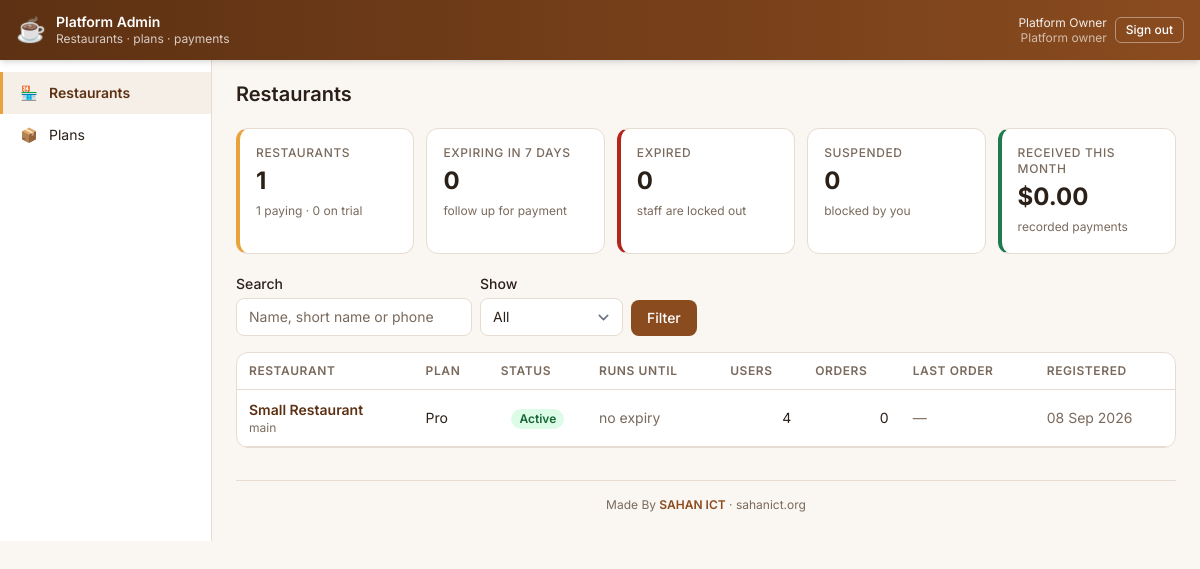
/platform/index.php (signed in), run on the app's committed database.
### tables this page shows
CREATE TABLE companies (
  id            INT UNSIGNED NOT NULL AUTO_INCREMENT PRIMARY KEY,
  name          VARCHAR(100) NOT NULL,
  slug          VARCHAR(40)  NOT NULL,
  phone         VARCHAR(40)  NULL,
  email         VARCHAR(120) NULL,
  plan_id       INT UNSIGNED NOT NULL,
   
  status        ENUM('trial','active','suspended') NOT NULL DEFAULT 'trial',
  trial_ends_at DATE         NULL,
  paid_until    DATE         NULL,
   
  order_seq     INT UNSIGNED NOT NULL DEFAULT 0,
  created_at    DATETIME     NOT NULL DEFAULT CURRENT_TIMESTAMP,
  UNIQUE KEY uq_companies_slug (slug),
  CONSTRAINT fk_companies_plan FOREIGN KEY (plan_id) REFERENCES plans(id) ON DELETE RESTRICT
);

CREATE TABLE plans (
  id             INT UNSIGNED NOT NULL AUTO_INCREMENT PRIMARY KEY,
  name           VARCHAR(50)  NOT NULL,
  price_month    DECIMAL(10,2) NOT NULL DEFAULT 0.00,
   
  max_users      INT UNSIGNED NULL,
  max_menu_items INT UNSIGNED NULL,
  is_active      TINYINT(1)   NOT NULL DEFAULT 1,
  sort_order     INT          NOT NULL DEFAULT 0
);

### core/helper_functions.php (called while the page is built, shortened)
<?php
function e(mixed $value): string
{
    return htmlspecialchars((string)$value, ENT_QUOTES | ENT_SUBSTITUTE, 'UTF-8');
}
function dt(?string $sqlDateTime, string $format = 'd M Y, g:i A'): string
{
    return date($format, strtotime($sqlDateTime));
}
function url(string $path = ''): string
{
    return BASE_URL . '/' . ltrim($path, '/');
}
function db_run(string $sql, array $params = []): mysqli_stmt
{
    global $conn;
    $stmt = $conn->prepare($sql);
    if ($params) {
        $types = '';
        foreach ($params as $p) {
            $types .= is_int($p) ? 'i' : (is_float($p) ? 'd' : 's');
        }
        $stmt->bind_param($types, ...$params);
    }
    $stmt->execute();
    return $stmt;
}
function db_all(string $sql, array $params = []): array
{
    return db_run($sql, $params)->get_result()->fetch_all(MYSQLI_ASSOC);
}
function db_one(string $sql, array $params = []): ?array
{
    $row = db_run($sql, $params)->get_result()->fetch_assoc();
    return $row ?: null;
}
function db_value(string $sql, array $params = []): mixed
{
    $row = db_run($sql, $params)->get_result()->fetch_row();
    return $row[0] ?? null;
}
function clean_utf8(string $value): string
{
    if ($value === '' || preg_match('//u', $value) === 1) {
        return $value;
    }
    return mb_convert_encoding($value, 'UTF-8', 'Windows-1252');
}
function get(string $key, string $default = ''): string
{
    return clean_utf8(trim((string)($_GET[$key] ?? $default)));
}

### core/sessions.php (called while the page is built, shortened)
<?php
function company_access(array $c): string
{
    $today = date('Y-m-d');
    return match ($c['status']) {
        'suspended' => 'suspended',
        'trial'     => ($c['trial_ends_at'] !== null && $c['trial_ends_at'] < $today) ? 'trial_expired' : 'ok',
        default     => ($c['paid_until'] !== null && $c['paid_until'] < $today) ? 'expired' : 'ok',
    };
}

### platform/index.php (the view, shortened to what this page needs)
<?php
$filter = in_array(get('status'), ['trial', 'active', 'suspended', 'expiring', 'expired'], true) ? get('status') : '';
$q      = get('q');
$today  = date('Y-m-d');
$soon   = date('Y-m-d', strtotime('+7 days'));
$untilSql = "CASE WHEN c.status = 'trial' THEN c.trial_ends_at ELSE c.paid_until END";
$where  = ['1 = 1'];
$params = [];
$companies = db_all(
    "SELECT c.*, p.name AS plan_name, $untilSql AS until_date,
            (SELECT COUNT(*) FROM users u WHERE u.company_id = c.id AND u.is_active = 1) AS user_count,
            (SELECT COUNT(*) FROM orders o WHERE o.company_id = c.id) AS order_count,
            (SELECT MAX(o.created_at) FROM orders o WHERE o.company_id = c.id) AS last_order
       FROM companies c JOIN plans p ON p.id = c.plan_id
      WHERE " . implode(' AND ', $where) . '
      ORDER BY c.created_at DESC',
    $params
);
$stats = db_one(
    "SELECT COUNT(*) AS total,
            SUM(c.status = 'trial') AS trial,
            SUM(c.status = 'active') AS active,
            SUM(c.status = 'suspended') AS suspended,
            SUM(c.status <> 'suspended' AND $untilSql BETWEEN ? AND ?) AS expiring,
            SUM(c.status <> 'suspended' AND $untilSql < ?) AS expired
       FROM companies c",
    [$today, $soon, $today]
);
$revenueMonth = (float)db_value(
    'SELECT COALESCE(SUM(amount), 0) FROM company_payments WHERE created_at >= ?',
    [date('Y-m-01 00:00:00')]
);
require __DIR__ . '/../core/header.php';
?>
<div class="grid grid-cols-2 lg:grid-cols-5 gap-3 mb-5">
    <a class="stat-card accent no-underline" href="?">
        <div class="label">Restaurants</div>
        <div class="value"><?= (int)$stats['total'] ?></div>
        <small class="text-muted text-xs"><?= (int)$stats['active'] ?> paying · <?= (int)$stats['trial'] ?> on trial</small>
    </a>
    <a class="stat-card no-underline" href="?status=expiring">
        <div class="label">Expiring in 7 days</div>
        <div class="value"><?= (int)$stats['expiring'] ?></div>
        <small class="text-muted text-xs">follow up for payment</small>
    </a>
    <a class="stat-card bad no-underline" href="?status=expired">
        <div class="label">Expired</div>
        <div class="value"><?= (int)$stats['expired'] ?></div>
        <small class="text-muted text-xs">staff are locked out</small>
    </a>
    <a class="stat-card no-underline" href="?status=suspended">
        <div class="label">Suspended</div>
        <div class="value"><?= (int)$stats['suspended'] ?></div>
        <small class="text-muted text-xs">blocked by you</small>
    </a>
    <div class="stat-card good">
        <div class="label">Received this month</div>
        <div class="value"><?= e('$' . number_format($revenueMonth, 2)) ?></div>
        <small class="text-muted text-xs">recorded payments</small>
    </div>
</div>
<form class="flex flex-wrap gap-2 items-end mb-4" method="get">
    <div>
        <label class="label" for="q">Search</label>
        <input type="text" id="q" name="q" class="input" value="<?= e($q) ?>" placeholder="Name, short name or phone">
    </div>
    <div>
        <label class="label" for="status">Show</label>
        <select id="status" name="status" class="input">
            <?php foreach (['' => 'All', 'trial' => 'On trial', 'active' => 'Paying', 'expiring' => 'Expiring in 7 days',
                            'expired' => 'Expired', 'suspended' => 'Suspended'] as $k => $label): ?>
                <option value="<?= e($k) ?>" <?= $filter === $k ? 'selected' : '' ?>><?= e($label) ?></option>
            <?php endforeach; ?>
        </select>
    </div>
    <button class="btn btn-brand">Filter</button>
</form>
<div class="card">
    <table class="tbl">
        <thead><tr>
            <th>Restaurant</th><th>Plan</th><th class="text-center">Status</th><th>Runs until</th>
            <th class="text-right">Users</th><th class="text-right">Orders</th><th>Last order</th><th>Registered</th>
        </tr></thead>
        <tbody>
        <?php foreach ($companies as $c): ?>
            <?php
            $access = company_access($c);
            [$label, $badge] = match (true) {
                $access === 'suspended' => ['Suspended', 'badge-danger'],
                $access !== 'ok'        => ['Expired', 'badge-danger'],
                $c['status'] === 'trial' => ['Trial', 'badge-warning'],
                default                  => ['Active', 'badge-success'],
            };
            ?>
            <tr>
                <td>
                    <a class="font-semibold text-brand-dark hover:underline" href="<?= url('platform/company.php?id=' . (int)$c['id']) ?>"><?= e($c['name']) ?></a>
                    <div class="text-muted text-xs"><?= e($c['slug']) ?><?= $c['phone'] ? ' · ' . e($c['phone']) : '' ?></div>
                </td>
                <td><?= e($c['plan_name']) ?></td>
                <td class="text-center"><span class="badge <?= $badge ?>"><?= $label ?></span></td>
                <td class="text-nowrap"><?= $c['until_date'] ? dt($c['until_date'], 'd M Y') : '<span class="text-muted">no expiry</span>' ?></td>
                <td class="text-right"><?= (int)$c['user_count'] ?></td>
                <td class="text-right"><?= (int)$c['order_count'] ?></td>
                <td class="text-nowrap text-muted"><?= $c['last_order'] ? dt($c['last_order'], 'd M Y') : '—' ?></td>
                <td class="text-nowrap text-muted"><?= dt($c['created_at'], 'd M Y') ?></td>
            </tr>
        <?php endforeach; ?>
        </tbody>
    </table>
</div>
<?php require __DIR__ . '/../core/footer.php'; ?>

### data on the page
companies: name "Small Restaurant", slug "main", plan.name "Pro", label "Active", user_count "4", order_count "0", created_at "08 Sep 2026"

### other printed values
$brandName "Platform Admin"
$brandTag "Restaurants · plans · payments"
platform_user()['full_name'] "Platform Owner"
$icon "🏪"
$label "Restaurants"
$icon "📦"
$label "Plans"
$pageTitle "Restaurants"
$stats['total'] "1"
$stats['active'] "1"
$stats['trial'] "0"
$stats['expiring'] "0"
$stats['expired'] "0"
$stats['suspended'] "0"
form field status "All"
